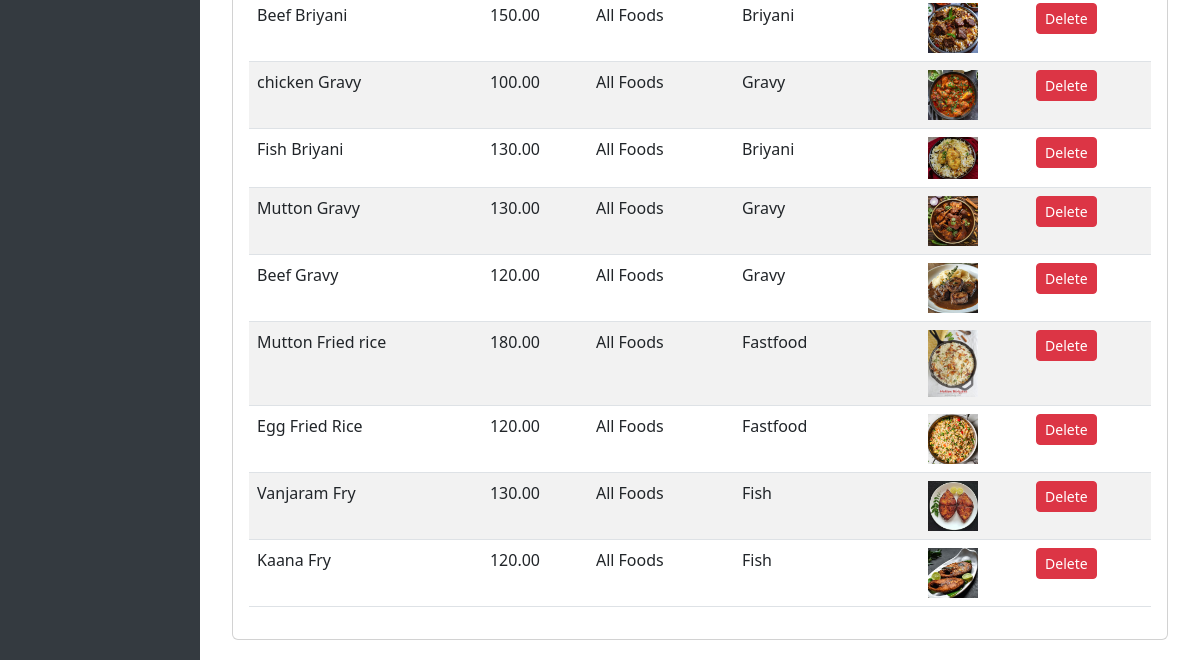
The app's page / (lower part), older data.
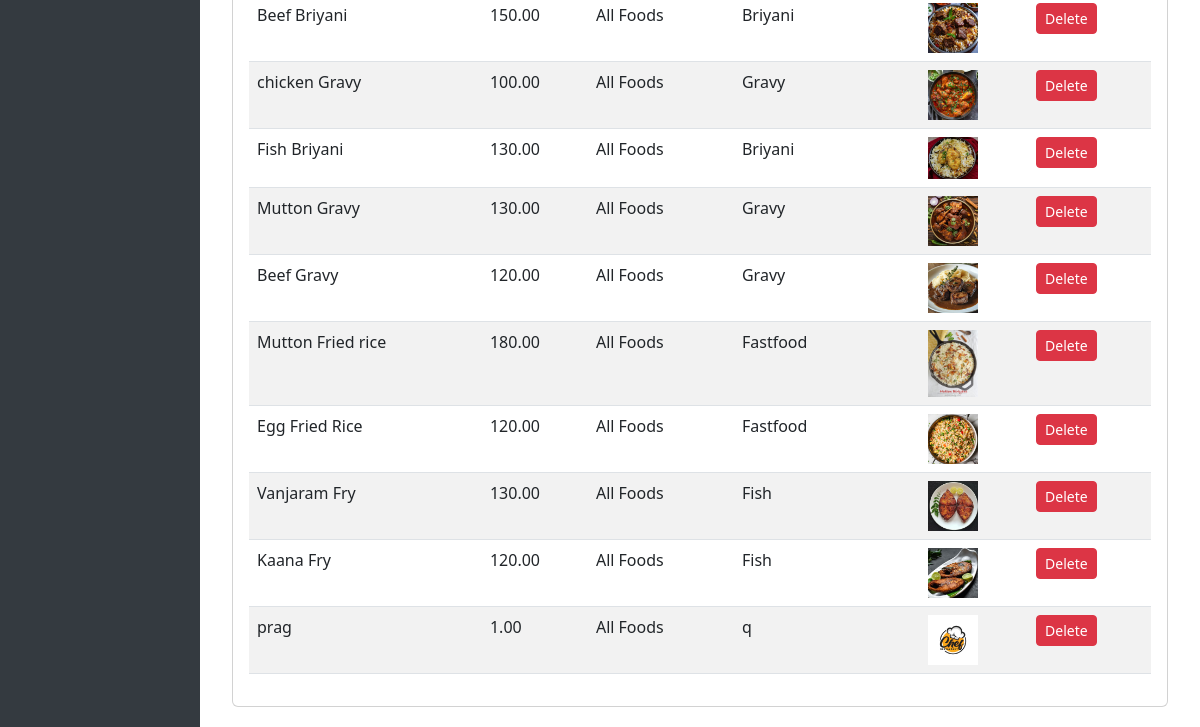
The same page, newer data.
### shop/models.py (models this page shows, shortened)
class FoodItem(models.Model):
    CATEGORY_CHOICES = [
        ('top', 'Top Rated'),
        ('all', 'All Foods'),
    ]
    name = models.CharField(max_length=255,blank=True,null=True)
    rate = models.DecimalField(max_digits=6, decimal_places=2,blank=True,null=True)
    category = models.CharField(max_length=20, choices=CATEGORY_CHOICES)
    subcategory = models.CharField(max_length=255, blank=True, null=True)
    image = models.ImageField(upload_to='foods/',blank=True,null=True)

### shop/views.py (the view)
# urls.py: path('', admin_page, name='admin-page'),
def admin_page(request):
    company = CompanyInfo.objects.first()
    company_form = CompanyInfoForm(request.POST or None, request.FILES or None, instance=company)
    food_form = FoodItemForm(request.POST or None, request.FILES or None)
    if request.method == 'POST':
        if 'save_company' in request.POST and company_form.is_valid():
            company_form.save()
        if 'add_food' in request.POST and food_form.is_valid():
            food_form.save()
        return redirect('admin-page')
    foods = FoodItem.objects.all()
    return render(request, 'admin/company_setup.html', {
        'company_form': company_form,
        'food_form': food_form,
        'foods': foods,
    })

### shop/templates/admin/company_setup.html (shortened to what this page needs)
    {% extends 'admin/base.html' %}
    {% load static %}
    {% block content %}
    <div class="container mt-4">
        <div class="card">
            <div class="card-body">
                <div class="table-responsive">
                    <table class="table table-striped">
                        <tbody>
                            {% for food in foods %}
                            <tr>
                                <td>{{ food.name }}</td>
                                <td>{{ food.rate }}</td>
                                <td>{{ food.get_category_display }}</td>
                                <td>{{ food.subcategory|default:"-" }}</td>
                                <td>
                                    {% if food.image %}
                                        <img src="{{ food.image.url }}" alt="{{ food.name }}" style="max-width: 50px;">
                                    {% else %}
                                        No image
                                    {% endif %}
                                </td>
                                <td>
                                    <a href="{% url 'delete-food' food.id %}" class="btn btn-danger btn-sm"
                                    onclick="return confirm('Are you sure you want to delete this item?')">
                                        Delete
                                    </a>
                                </td>
                            </tr>
                            {% empty %}
                            <tr>
                                <td colspan="7" class="text-center">No food items found</td>
                            </tr>
                            {% endfor %}
                        </tbody>
                    </table>
                </div>
            </div>
        </div>
    </div>
    {% endblock %}

Row changes from the older to the newer data that the page shows:
added FoodItem: name "prag", rate "1.00", category "All Foods", subcategory "q", image (picture)
